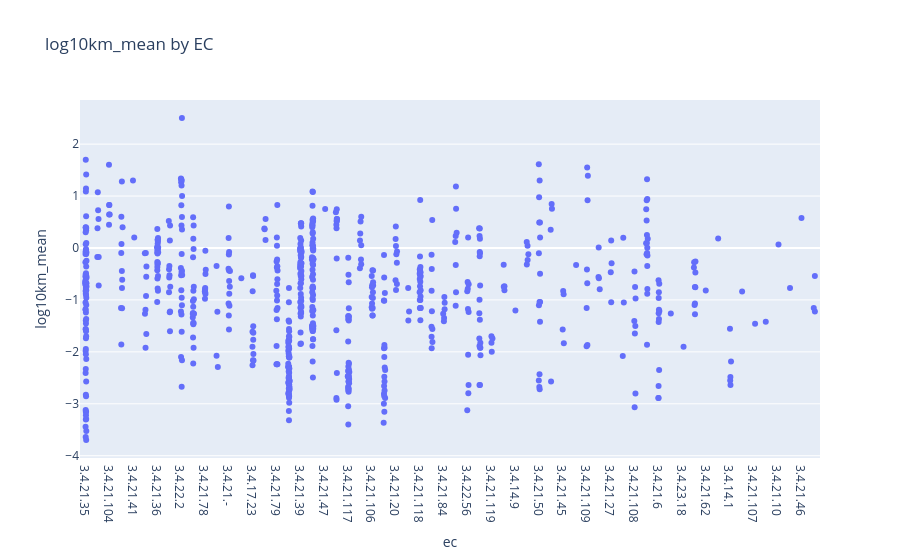

Here is the notebook cell this chart was saved with:
### Code cell
#log10km_mean by ec: Find which enzyme classes have higher/lower turnover
fig5 = px.strip(
    km_df,
    x="ec",
    y="log10km_mean",
    title="log10km_mean by EC",
    hover_data = ["substrate_smiles"]
)
fig5.show()

### Figure 1 — Plotly figure (JSON) as saved in the notebook; plotly's stock layout.template omitted (floating-point values rounded to 4 significant figures; data arrays with more than 128 entries replaced by an {"elided": "..."} marker saying what was removed)
{"data": [{"alignmentgroup": "True", "boxpoints": "all", "customdata": {"elided": "718x1 str values"}, "fillcolor": "rgba(255,255,255,0)", "hoveron": "points", "hovertemplate": "ec=%{x}<br>log10km_mean=%{y}<br>substrate_smiles=%{customdata[0]}<extra></extra>", "legendgroup": "", "line": {"color": "rgba(255,255,255,0)"}, "marker": {"color": "#636efa"}, "name": "", "offsetgroup": "", "orientation": "v", "pointpos": 0, "showlegend": false, "type": "box", "x": {"elided": "718 str values"}, "x0": " ", "xaxis": "x", "y": {"elided": "718 float values"}, "y0": " ", "yaxis": "y"}], "layout": {"boxmode": "group", "legend": {"tracegroupgap": 0}, "title": {"text": "log10km_mean by EC"}, "xaxis": {"anchor": "y", "domain": [0, 1], "title": {"text": "ec"}}, "yaxis": {"anchor": "x", "domain": [0, 1], "title": {"text": "log10km_mean"}}}}
